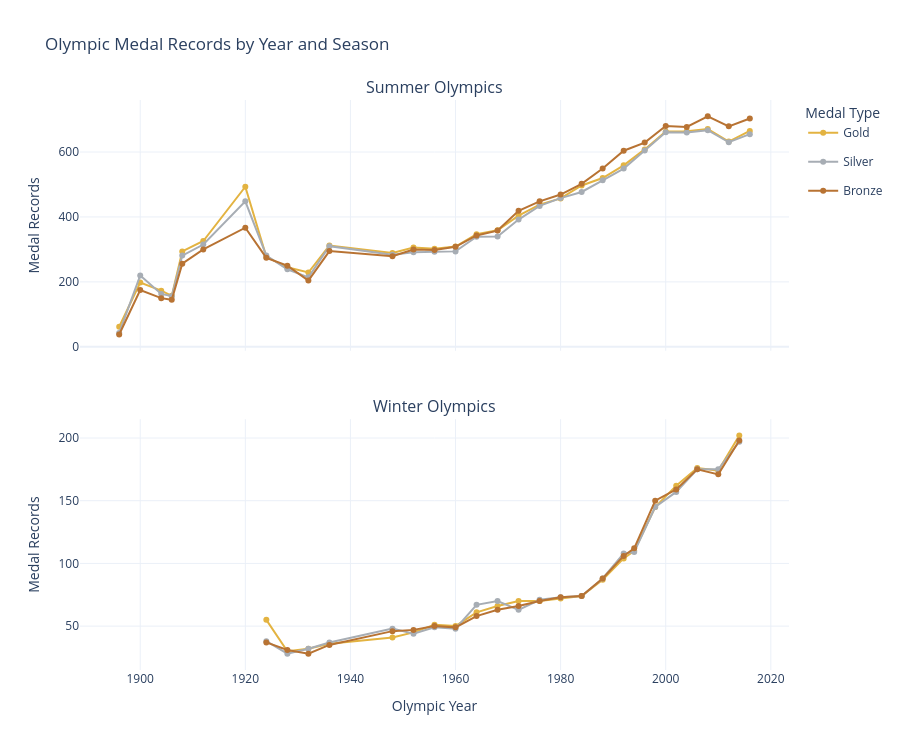

Source (notebook cell):
### Code cell
from plotly.subplots import make_subplots
import plotly.graph_objects as go

fig = make_subplots(
    rows=2,
    cols=1,
    subplot_titles=(
        "Summer Olympics",
        "Winter Olympics"
    ),
    shared_xaxes=True,
    vertical_spacing=0.12
)

medal_colors = {
    "Gold": "#E3B341",
    "Silver": "#A7ADB4",
    "Bronze": "#B87333"
}

for row, season in [(1, "Summer"), (2, "Winter")]:
    season_data = medals_by_year_season[
        medals_by_year_season["Season"] == season
    ]

    for medal in ["Gold", "Silver", "Bronze"]:
        medal_data = season_data[
            season_data["Medal"] == medal
        ]

        fig.add_trace(
            go.Scatter(
                x=medal_data["Year"],
                y=medal_data["Medal Records"],
                mode="lines+markers",
                name=medal,
                legendgroup=medal,
                showlegend=(row == 1),
                line=dict(color=medal_colors[medal]),
                hovertemplate=(
                    "Year: %{x}<br>"
                    "Medal records: %{y}<extra></extra>"
                )
            ),
            row=row,
            col=1
        )

fig.update_layout(
    title="Olympic Medal Records by Year and Season",
    template="plotly_white",
    height=750,
    hovermode="x unified",
    legend_title_text="Medal Type"
)

fig.update_xaxes(title_text="Olympic Year", row=2, col=1)
fig.update_yaxes(title_text="Medal Records", row=1, col=1)
fig.update_yaxes(title_text="Medal Records", row=2, col=1)

fig.show()

### Figure 1 — Plotly figure (JSON) as saved in the notebook; plotly's stock layout.template omitted (floating-point values rounded to 4 significant figures)
{"data": [{"hovertemplate": "Year: %{x}<br>Medal records: %{y}<extra></extra>", "legendgroup": "Gold", "line": {"color": "#E3B341"}, "mode": "lines+markers", "name": "Gold", "showlegend": true, "type": "scatter", "x": [1896, 1900, 1904, 1906, 1908, 1912, 1920, 1924, 1928, 1932, 1936, 1948, 1952, 1956, 1960, 1964, 1968, 1972, 1976, 1980, 1984, 1988, 1992, 1996, 2000, 2004, 2008, 2012, 2016], "xaxis": "x", "y": [62, 198, 173, 157, 294, 326, 493, 277, 245, 229, 312, 289, 306, 302, 309, 347, 359, 404, 438, 457, 497, 520, 559, 608, 663, 664, 671, 632, 665], "yaxis": "y"}, {"hovertemplate": "Year: %{x}<br>Medal records: %{y}<extra></extra>", "legendgroup": "Silver", "line": {"color": "#A7ADB4"}, "mode": "lines+markers", "name": "Silver", "showlegend": true, "type": "scatter", "x": [1896, 1900, 1904, 1906, 1908, 1912, 1920, 1924, 1928, 1932, 1936, 1948, 1952, 1956, 1960, 1964, 1968, 1972, 1976, 1980, 1984, 1988, 1992, 1996, 2000, 2004, 2008, 2012, 2016], "xaxis": "x", "y": [43, 220, 163, 156, 281, 315, 448, 281, 239, 214, 310, 284, 291, 293, 294, 339, 340, 392, 434, 458, 477, 513, 549, 605, 661, 660, 667, 630, 655], "yaxis": "y"}, {"hovertemplate": "Year: %{x}<br>Medal records: %{y}<extra></extra>", "legendgroup": "Bronze", "line": {"color": "#B87333"}, "mode": "lines+markers", "name": "Bronze", "showlegend": true, "type": "scatter", "x": [1896, 1900, 1904, 1906, 1908, 1912, 1920, 1924, 1928, 1932, 1936, 1948, 1952, 1956, 1960, 1964, 1968, 1972, 1976, 1980, 1984, 1988, 1992, 1996, 2000, 2004, 2008, 2012, 2016], "xaxis": "x", "y": [38, 175, 150, 145, 256, 300, 367, 274, 250, 204, 295, 279, 300, 298, 308, 343, 358, 419, 448, 469, 502, 549, 604, 629, 680, 677, 710, 679, 703], "yaxis": "y"}, {"hovertemplate": "Year: %{x}<br>Medal records: %{y}<extra></extra>", "legendgroup": "Gold", "line": {"color": "#E3B341"}, "mode": "lines+markers", "name": "Gold", "showlegend": false, "type": "scatter", "x": [1924, 1928, 1932, 1936, 1948, 1952, 1956, 1960, 1964, 1968, 1972, 1976, 1980, 1984, 1988, 1992, 1994, 1998, 2002, 2006, 2010, 2014], "xaxis": "x2", "y": [55, 30, 32, 36, 41, 45, 51, 50, 61, 66, 70, 70, 72, 74, 87, 104, 110, 145, 162, 176, 174, 202], "yaxis": "y2"}, {"hovertemplate": "Year: %{x}<br>Medal records: %{y}<extra></extra>", "legendgroup": "Silver", "line": {"color": "#A7ADB4"}, "mode": "lines+markers", "name": "Silver", "showlegend": false, "type": "scatter", "x": [1924, 1928, 1932, 1936, 1948, 1952, 1956, 1960, 1964, 1968, 1972, 1976, 1980, 1984, 1988, 1992, 1994, 1998, 2002, 2006, 2010, 2014], "xaxis": "x2", "y": [38, 28, 32, 37, 48, 44, 49, 48, 67, 70, 63, 71, 73, 74, 88, 108, 109, 145, 157, 175, 175, 197], "yaxis": "y2"}, {"hovertemplate": "Year: %{x}<br>Medal records: %{y}<extra></extra>", "legendgroup": "Bronze", "line": {"color": "#B87333"}, "mode": "lines+markers", "name": "Bronze", "showlegend": false, "type": "scatter", "x": [1924, 1928, 1932, 1936, 1948, 1952, 1956, 1960, 1964, 1968, 1972, 1976, 1980, 1984, 1988, 1992, 1994, 1998, 2002, 2006, 2010, 2014], "xaxis": "x2", "y": [37, 31, 28, 35, 46, 47, 50, 49, 58, 63, 66, 70, 73, 74, 88, 106, 112, 150, 159, 175, 171, 198], "yaxis": "y2"}], "layout": {"annotations": [{"font": {"size": 16}, "showarrow": false, "text": "Summer Olympics", "x": 0.5, "xanchor": "center", "xref": "paper", "y": 1, "yanchor": "bottom", "yref": "paper"}, {"font": {"size": 16}, "showarrow": false, "text": "Winter Olympics", "x": 0.5, "xanchor": "center", "xref": "paper", "y": 0.44, "yanchor": "bottom", "yref": "paper"}], "height": 750, "hovermode": "x unified", "legend": {"title": {"text": "Medal Type"}}, "title": {"text": "Olympic Medal Records by Year and Season"}, "xaxis": {"anchor": "y", "domain": [0, 1], "matches": "x2", "showticklabels": false}, "xaxis2": {"anchor": "y2", "domain": [0, 1], "title": {"text": "Olympic Year"}}, "yaxis": {"anchor": "x", "domain": [0.56, 1], "title": {"text": "Medal Records"}}, "yaxis2": {"anchor": "x2", "domain": [0, 0.44], "title": {"text": "Medal Records"}}}}
